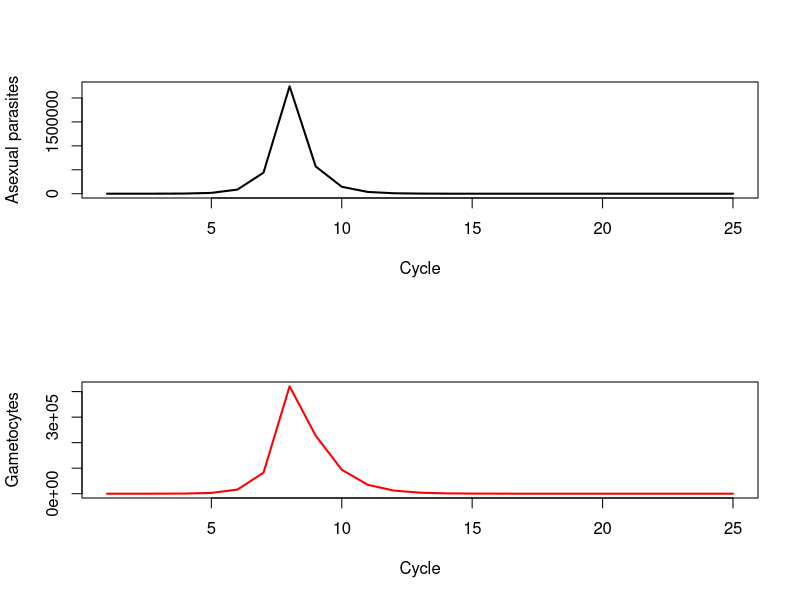

The R script that drew this image:
############################################
# PARAMETERS
############################################

m <- 6
g <- 0.15
k <- 3
l <- 1.2
c <- 1
cycles <- 25

############################################
# INITIAL CONDITIONS
############################################

A <- numeric(cycles)
G <- numeric(cycles)

A[1] <- 25
G[1] <- 0

time <- 1:cycles

############################################
# MODEL
############################################

for(t in 2:cycles){
  
  tc <- time[t]*c
  
  if(tc <= 8){
    G[t] <- m*g*A[t-1] + G[t-1]*exp(-l*c)
    A[t] <- m*(1-g)*A[t-1]
    
  } else{
    G[t] <- m*g*A[t-1]*exp(-k*c) + G[t-1]*exp(-l*c)
    A[t] <- m*(1-g)*A[t-1]*exp(-k*c)
  }
  
  if(A[t] < 1) A[t] <- 0
  if(G[t] < 1) G[t] <- 0
}

############################################
# STORE RESULTS
############################################

out <- data.frame(time, A, G)

############################################
# PLOT
############################################

par(mfrow=c(2,1))

plot(out$time, out$A,
     type="l",
     lwd=2,
     xlab="Cycle",
     ylab="Asexual parasites")

plot(out$time, out$G,
     type="l",
     col="red",
     lwd=2,
     xlab="Cycle",
     ylab="Gametocytes")
